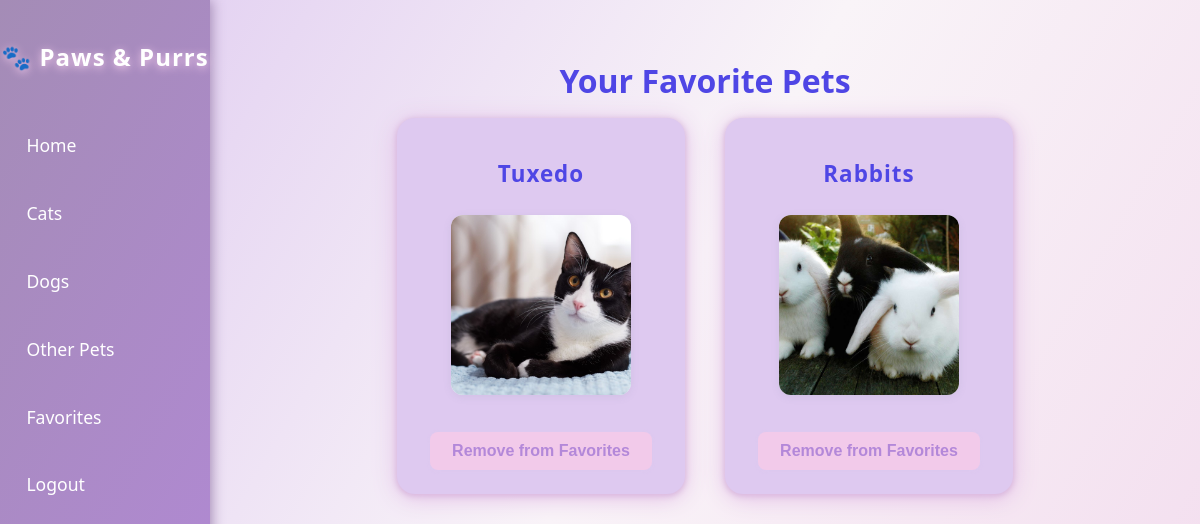
/favorites (signed in), run on an earlier commit of the app's database.
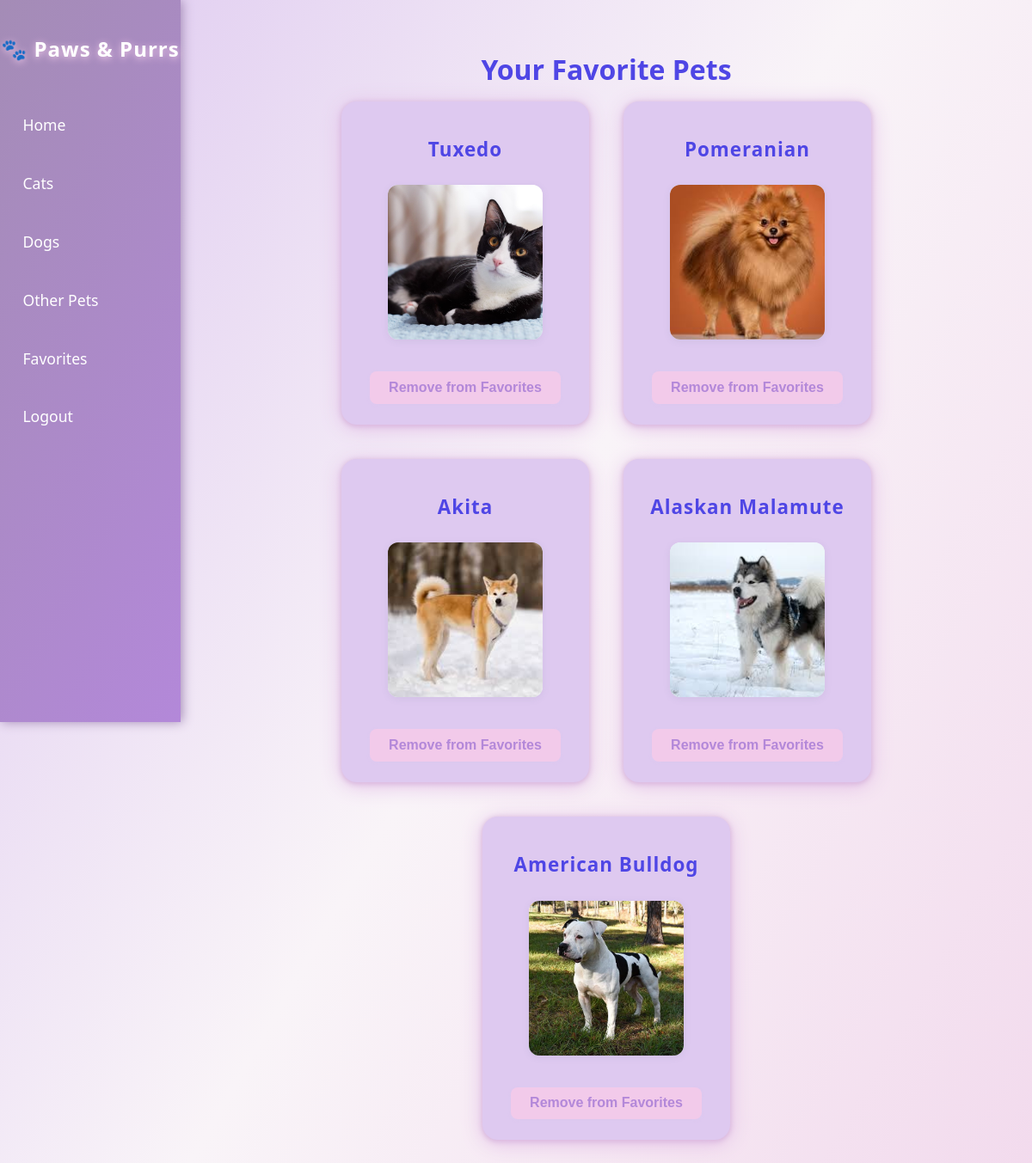
And on a later commit of the database.
### tables this page shows
CREATE TABLE Favorites (ID INTEGER PRIMARY KEY, pet_id INTEGER, pet_type TEXT, user_id INTEGER REFERENCES Users (ID));

CREATE TABLE Cats (ID INTEGER PRIMARY KEY, name TEXT, description TEXT, image TEXT, breeder_price INTEGER, adoption_price INTEGER);

CREATE TABLE Other (ID INTEGER PRIMARY KEY, name TEXT, description TEXT, image TEXT, breeder_price INTEGER, adoption_price INTEGER);

CREATE TABLE Dogs (ID INTEGER PRIMARY KEY, name TEXT, description TEXT, image TEXT, breeder_price INTEGER, adoption_price INTEGER);

### app.py (the view)
@app.route('/favorites')
def favorites():
    if 'user_id' not in session:
        flash('You must be logged in to do that.')
        return redirect(url_for('login'))
    db = get_db()
    user_id = session['user_id']
    favs = db.execute(
        'SELECT pet_id, pet_type FROM Favorites WHERE user_id = ?', (user_id,)
    ).fetchall()
    pets = []
    for fav in favs:
        table = None
        if fav['pet_type'] == 'Dog':
            table = 'Dogs'
        elif fav['pet_type'] == 'Cat':
            table = 'Cats'
        elif fav['pet_type'] == 'Other':
            table = 'Other'
        if table:
            pet = db.execute(
                f'SELECT * FROM {table} WHERE id = ?',
                (fav['pet_id'],)
            ).fetchone()
            if pet:
                pets.append({'type': fav['pet_type'], 'data': pet})
    return render_template('favorites.html', pets=pets)

### app.py (called while the page is built)
@app.teardown_appcontext
def close_connection(exception):
    db = getattr(g, '_database', None)
    if db is not None:
        db.close()

def get_db():
    db = getattr(g, '_database', None)
    if db is None:
        db = g._database = sqlite3.connect(DATABASE)
        db.row_factory = sqlite3.Row
    return db

### templates/favorites.html
{% extends "layout.html" %}
{% block content %}
<div class="favorites-container">
  <h2>Your Favorite Pets</h2>
  {% if pets %}
    <div class="container-group">
      {% for pet in pets %}
        <div class="pet-container">
          <div class="pet-title">{{ pet.data.name }}</div>
          {% if pet.data.image %}
            <img src="{{ url_for('static', filename='images/' + pet.data.image) }}" alt="{{ pet.data.name }}" />
          {% endif %}
          <form method="POST" action="{{ url_for('unfavorite_pet', pet_type=pet.type, pet_id=pet.data.id) }}">
            <button type="submit" class="btn">Remove from Favorites</button>
          </form>
        </div>
      {% endfor %}
    </div>
  {% else %}
    <p>You have no favorite pets yet.</p>
  {% endif %}
</div>
{% endblock %}

What changed in the data, as far as the page shows it:
removed Favorites: data.name "Rabbits", image (picture)
added Favorites: data.name "Pomeranian", image (picture)
added Favorites: data.name "Akita", image (picture)
added Favorites: data.name "Alaskan Malamute", image (picture)
added Favorites: data.name "American Bulldog", image (picture)
